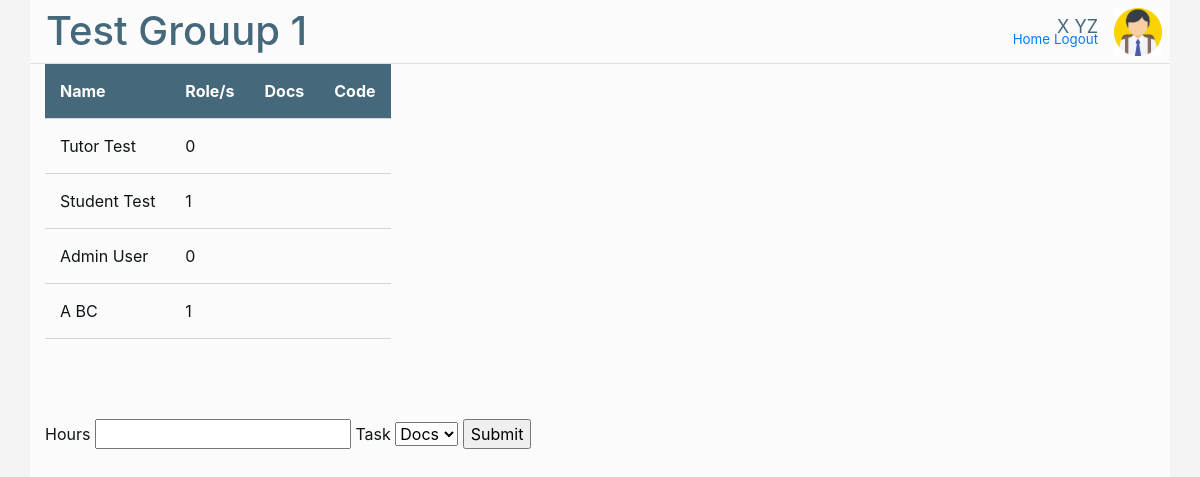
/dashboard/1/ (signed in), run on the app's committed database.
### tracker_app/models.py (models this page shows)
class Group(models.Model):
    groupName = models.CharField(max_length = 30)
    unitCode = models.CharField(max_length = 7)
    created = models.DateField(default=datetime.today)

class TaskCategory(models.Model):
    categoryName = models.CharField(max_length = 30)
    description = models.TextField()
    submitted = models.BooleanField()
    group = models.ForeignKey(Group, on_delete=models.CASCADE, null=True, blank=True)

class GroupMember(models.Model):
    roles = models.CharField(validators=[int_list_validator], max_length=10)
    person = models.ForeignKey(User, on_delete=models.CASCADE, null=True, blank=True)
    group = models.ForeignKey(Group, on_delete=models.CASCADE, null=True, blank=True)

### tracker_app/views.py (the view)
# urls.py: path('dashboard/<int:group_id>/', views.groupdash, name='groupdash'),
@login_required
def groupdash(request, group_id, mem_id = -1):
    return groupdashview.groupdash(request, group_id, mem_id)

### tracker_app/utils.py (called while the page is built)
def is_staff(user):
    return user.groups.filter(name = "Editors").exists()

def is_owner(member):
    if member is None:
        return False
    return "0" in member.roles

def get_user_member(members, user):
    for mem in members:
        if mem.person == user:
            return mem
    return None

def get_member_times(members, tasks, user_mem):
    times = []
    for m in members:
        m_tot = []
        entries = models.MemberEntry.objects.filter(groupMember = m)
        for t in tasks:
            val = 0
            for ent in list(entries.filter(category = t)):
                val += ent.hoursSpent
            if  (m == user_mem) or is_owner(user_mem):
                m_tot.append(val)
            else:
                m_tot.append(" ")
        times.append((m, m_tot))
    return times

### tracker_app/templates/groupdash.html
{% extends "base.html" %}
{% block page_content %}
<table style="min-width: 40vh;">
    <tbody>
        <tr>
            <th>Name</th>
            <th>Role/s</th>
            {% for t in tasks %}
                <th>{{ t.categoryName }}</th>
            {% endfor %}
        </tr>
    {% for m in members %}
    <tr style='cursor: pointer; cursor: hand;' onclick="window.location='/dashboard/{{ group.pk }}/{{ m.0.pk }}/';">
        {% if active_member == m.0 %}
            <td class="selected-mem">{{ m.0.person.get_full_name }}</td>
            <td>{{ m.0.roles }}</td>
        {% else %}
            <td>{{ m.0.person.get_full_name }}</td>
            <td>{{ m.0.roles }}</td>
        {% endif %}
        {% for t in m.1 %}
            <td>{{ t }}</td>
        {% endfor %}
    </tr>
    {% endfor %}
</tbody>
</table>
{% if not is_owner %}
<form method="POST" style="margin-top: 10vh;"> {% csrf_token %}
    <label for="hours">Hours</label>
    <input name="hours" type="number" id="hours" min="0.5" step="0.5">
    <label for="task">Task</label>
    <select name="task" id="task">
        {% for t in tasks %}
            <option value="{{ t.categoryName }}">{{t.categoryName}}</option>
        {% endfor %}
    </select>
    <input type="submit">
</form>
{% endif %}
{% endblock %}

### tracker_app/templates/base.html (shortened to what this page needs)
<!DOCTYPE html>
<html lang="en">
    <head>
        <link rel="stylesheet" href="https://stackpath.bootstrapcdn.com/bootstrap/4.5.2/css/bootstrap.min.css">
        {% load static %}
        <link rel="stylesheet" href="{% static 'style.css' %}">
    </head>
    <body style="background-color: var(--background0);">
        <div class="container" style="background-color: var(--background1); min-height: 100vh;">
            <div class="row  justify-content-center  header-height  border-bottom">
                <div class="col-12">
                    <div class="navbar-nav" style="display: block; position: absolute; right: 12vh; bottom: 0.6vh; margin: 0px; padding: 0px;">
                        <a class="nav-item nav-link mr-4" href="/dashboard/" style="font-size: smaller;">Home</a>
                    </div>
                    <div class="navbar-nav" style="display: block; position: absolute; right: 9vh; bottom: 0.6vh; margin: 0px; padding: 0px;">
                        <a class="nav-item nav-link" href="{% url 'logout' %}" style="font-size: smaller;">Logout</a>
                    </div>
                    <h1 style="display: block; position: absolute; left: 2vh; bottom: 1vh; margin: 0px; padding: 0px; color:
                                var(--accent5); max-width: 80vh; overflow: hidden; text-overflow: ellipsis;">{{ title }}</h1>
                    <p style="display: block; position: absolute; right: 9vh; top: 1.6vh; margin: 0px; padding: 0px;
                                color: var(--accent5); font-size: large;">{{ request.user.get_full_name }}</p>
                    <div style="background: var(--accent2); border-radius: 100px; display: block; position: absolute; right:
                                1vh; width: 6vh; height: 6vh; top: 1vh;">
                        {% if user.is_superuser %}
                            <img width="100%" height="100%" src="{% static 'admin.png' %}">
                        {% else %}
                            {% if is_staff %}
                                <img width="100%" height="100%" src="{% static 'staff.png' %}">
                            {% else %}
                                <img width="100%" height="100%" src="{% static 'student.png' %}">
                            {% endif %}
                        {% endif %}
                        <a href="{% url 'profile' %}" style="cursor: pointer;">
                            <span class="group-span" style="width: 6vh; height: 6vh;"></span>
                        </a>
                    </div>
                </div>
            </div>
            <div class="row  justify-content-center  content-height">
                <div class="col-12  content-height">
                    {% block page_content %}{% endblock %}
                </div>
            </div>
        </div>
    </body>
</html>

### tracker_app/static/style.css (style rules this page uses)
:root { --background0: #f5f4f4; --background1: #fcfbfb; --background2: #ffffff; --background3: #d5d4d4; --accent0: #0e1519; --accent1: #32312c; --accent2: #187FA6; --accent3: #693464; --accent4: #c61a26; --accent5: #45687b; }
h1, h2, h3, h4, h5 { color: var(--accent0) }
body { color: var(--accent0) }
.header-height { min-height: 8%; max-height: 8%; height: 8%; min-height: 8vh; max-height: 8vh; height: 8vh; }
.content-height { min-height: 92%; max-height: 92%; height: 92%; min-height: 92vh; max-height: 92vh; height: 92vh; }
.border-bottom { border-style: solid; border-width: 0px 0px 2px 0px; border-color: var(--accent5); }
.group-span { position: absolute; top: 0; left: 0; z-index: 1000; display: inline; }
th, td { padding: 15px; text-align: left; border-bottom: 1px solid var(--background3) }
th { background-color: var(--accent5); color: white; }

### data on the page
Group: groupName "Test Grouup 1"
TaskCategory: categoryName "Docs"
TaskCategory: categoryName "Code"
GroupMember: person.last_name "Tutor Test", roles "0"
GroupMember: person.last_name "Student Test", roles "1"
GroupMember: person.last_name "Admin User", roles "0"
GroupMember: person.last_name "A BC", roles "1"

### other printed values
{{ request.user.get_full_name }} "X YZ"
form field task "Docs"
